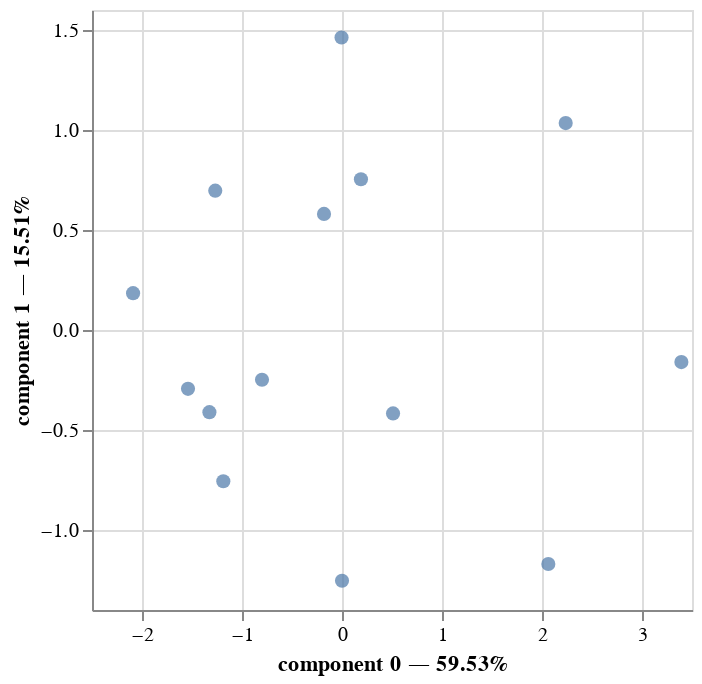

Notebook cell for this chart:
### Markdown cell above
## Visualization

### Code cell
mfa.plot(
    dataset,
    x_component=0,
    y_component=1
)

### Figure 1 — Vega-Lite specification as saved in the notebook (floating-point values rounded to 4 significant figures)
{"config": {"view": {"continuousWidth": 300, "continuousHeight": 300}}, "layer": [{"mark": {"type": "point", "filled": true, "size": 50}, "encoding": {"tooltip": [{"field": "Team", "type": "nominal"}, {"field": "group", "type": "nominal"}, {"field": "component 0", "type": "quantitative"}, {"field": "component 1", "type": "quantitative"}], "x": {"axis": {"title": "component 0 — 59.53%"}, "field": "component 0", "scale": {"zero": false}, "type": "quantitative"}, "y": {"axis": {"title": "component 1 — 15.51%"}, "field": "component 1", "scale": {"zero": false}, "type": "quantitative"}}, "name": "view_2"}], "data": {"name": "data-0a95a20553b231e03e3c4096d70804d3"}, "params": [{"name": "param_2", "select": {"type": "interval", "encodings": ["x", "y"]}, "bind": "scales", "views": ["view_2"]}], "$schema": "https://vega.github.io/schema/vega-lite/v5.20.1.json", "datasets": {"data-0a95a20553b231e03e3c4096d70804d3": [{"Team": "Arsenal", "component 0": 2.237, "component 1": 1.035, "component 2": 0.6977, "group": "Global"}, {"Team": "Aston Villa", "component 0": -0.18, "component 1": 0.5803, "component 2": 0.464, "group": "Global"}, {"Team": "Brentford", "component 0": -1.267, "component 1": 0.6968, "component 2": -0.4906, "group": "Global"}, {"Team": "Brighton & Hove Albion", "component 0": -0.8001, "component 1": -0.2489, "component 2": -0.9046, "group": "Global"}, {"Team": "Chelsea", "component 0": 0.0001082, "component 1": -1.254, "component 2": -0.3654, "group": "Global"}, {"Team": "Crystal Palace", "component 0": -1.326, "component 1": -0.4109, "component 2": -0.8093, "group": "Global"}, {"Team": "Everton", "component 0": -2.089, "component 1": 0.1843, "component 2": 0.5523, "group": "Global"}, {"Team": "Liverpool", "component 0": 2.063, "component 1": -1.17, "component 2": -0.4195, "group": "Global"}, {"Team": "Manchester City", "component 0": 3.394, "component 1": -0.1606, "component 2": -0.1512, "group": "Global"}, {"Team": "Manchester United", "component 0": 0.1894, "component 1": 0.7536, "component 2": -0.007898, "group": "Global"}, {"Team": "Newcastle United", "component 0": -0.004656, "component 1": 1.462, "component 2": -0.8724, "group": "Global"}, {"Team": "Tottenham Hotspur", "component 0": 0.5106, "component 1": -0.417, "component 2": 0.9921, "group": "Global"}, {"Team": "West Ham United", "component 0": -1.187, "component 1": -0.7564, "component 2": 0.4323, "group": "Global"}, {"Team": "Wolverhampton Wanderers", "component 0": -1.54, "component 1": -0.2942, "component 2": 0.8826, "group": "Global"}]}}
